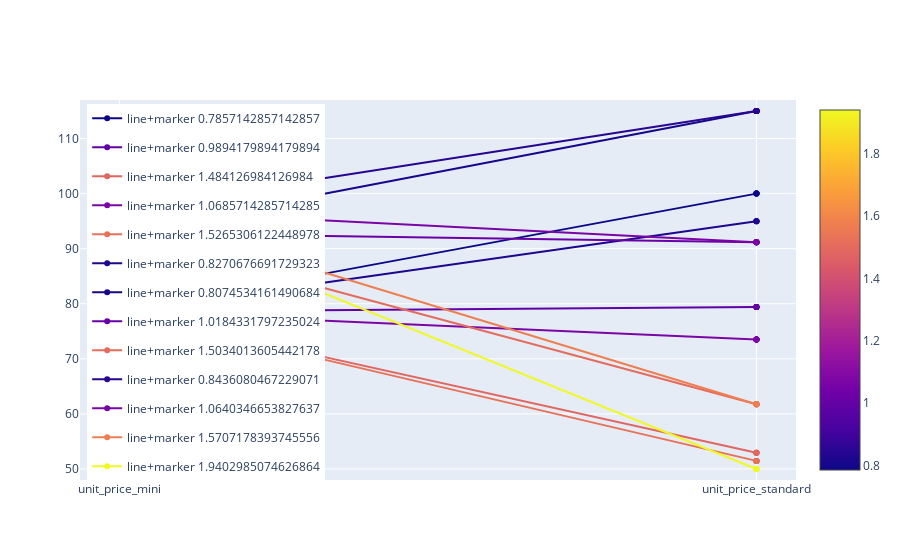

Notebook code cell kept with this figure:
### Code cell
# import plotly.express as px
import plotly.graph_objects as go
import pandas as pd
import numpy as np



df = df[df['brand_name']=='Dior']

# This function allows you to retrieve colors from a continuous color scale
# by providing the name of the color scale, and the normalized location between 0 and 1
# Reference: https://stackoverflow.com/questions/62710057/access-color-from-plotly-color-scale

def get_color(colorscale_name, loc):
    from _plotly_utils.basevalidators import ColorscaleValidator
    # first parameter: Name of the property being validated
    # second parameter: a string, doesn't really matter in our use case
    cv = ColorscaleValidator("colorscale", "")
    # colorscale will be a list of lists: [[loc1, "rgb1"], [loc2, "rgb2"], ...] 
    colorscale = cv.validate_coerce(colorscale_name)
    
    if hasattr(loc, "__iter__"):
        return [get_continuous_color(colorscale, x) for x in loc]
    return get_continuous_color(colorscale, loc)
        

# Identical to Adam's answer
import plotly.colors
from PIL import ImageColor

def get_continuous_color(colorscale, intermed):
    """
    Plotly continuous colorscales assign colors to the range [0, 1]. This function computes the intermediate
    color for any value in that range.

    Plotly doesn't make the colorscales directly accessible in a common format.
    Some are ready to use:
    
        colorscale = plotly.colors.PLOTLY_SCALES["Greens"]

    Others are just swatches that need to be constructed into a colorscale:

        viridis_colors, scale = plotly.colors.convert_colors_to_same_type(plotly.colors.sequential.Viridis)
        colorscale = plotly.colors.make_colorscale(viridis_colors, scale=scale)

    :param colorscale: A plotly continuous colorscale defined with RGB string colors.
    :param intermed: value in the range [0, 1]
    :return: color in rgb string format
    :rtype: str
    """
    if len(colorscale) < 1:
        raise ValueError("colorscale must have at least one color")

    hex_to_rgb = lambda c: "rgb" + str(ImageColor.getcolor(c, "RGB"))

    if intermed <= 0 or len(colorscale) == 1:
        c = colorscale[0][1]
        return c if c[0] != "#" else hex_to_rgb(c)
    if intermed >= 1:
        c = colorscale[-1][1]
        return c if c[0] != "#" else hex_to_rgb(c)

    for cutoff, color in colorscale:
        if intermed > cutoff:
            low_cutoff, low_color = cutoff, color
        else:
            high_cutoff, high_color = cutoff, color
            break

    if (low_color[0] == "#") or (high_color[0] == "#"):
        # some color scale names (such as cividis) returns:
        # [[loc1, "hex1"], [loc2, "hex2"], ...]
        low_color = hex_to_rgb(low_color)
        high_color = hex_to_rgb(high_color)

    return plotly.colors.find_intermediate_color(
        lowcolor=low_color,
        highcolor=high_color,
        intermed=((intermed - low_cutoff) / (high_cutoff - low_cutoff)),
        colortype="rgb",
    )

fig = go.Figure()

## add the lines+markers
for color_val in df.mini_to_standard_ratio.unique():
    color_val_normalized = (color_val - min(df.mini_to_standard_ratio)) / (max(df.mini_to_standard_ratio) - min(df.mini_to_standard_ratio))
    # print(f"color_val={color_val}, color_val_normalized={color_val_normalized}")
    df_subset = df[df['mini_to_standard_ratio'] == color_val]
    fig.add_trace(go.Scatter(
        x=df_subset['variable'],
        y=df_subset['value'],
        mode='lines+markers',
        marker=dict(color=get_color('Plasma', color_val_normalized)),
        name=f"line+marker {color_val}",
        legendgroup=f"line+marker {color_val}"
    ))

## add invisible markers to display the colorbar without displaying the markers
fig.add_trace(go.Scatter(
    x=df['variable'],
    y=df['value'],
    mode='markers',
    marker=dict(
        size=0, 
        color="rgba(0,0,0,0)", 
        colorscale='Plasma', 
        cmin=min(df.mini_to_standard_ratio),
        cmax=max(df.mini_to_standard_ratio),
        colorbar=dict(thickness=40)
    ),
    showlegend=False
))

fig.update_layout(
    legend=dict(
    yanchor="top",
    y=0.99,
    xanchor="left",
    x=0.01),
    yaxis_range=[min(df.value)-2,max(df.value)+2]
)

fig.show()

### Figure 1 — Plotly figure (JSON) as saved in the notebook; plotly's stock layout.template omitted (floating-point values rounded to 4 significant figures; data arrays with more than 128 entries replaced by an {"elided": "..."} marker saying what was removed)
{"data": [{"legendgroup": "line+marker 0.7857142857142857", "marker": {"color": "rgb(13, 8, 135)"}, "mode": "lines+markers", "name": "line+marker 0.7857142857142857", "type": "scatter", "x": ["unit_price_mini", "unit_price_mini", "unit_price_mini", "unit_price_mini", "unit_price_mini", "unit_price_standard", "unit_price_standard", "unit_price_standard", "unit_price_standard", "unit_price_standard"], "y": [78.57, 78.57, 78.57, 78.57, 78.57, 100, 100, 100, 100, 100]}, {"legendgroup": "line+marker 0.9894179894179894", "marker": {"color": "rgb(95.86642043705757, 1.8242536164973833, 164.29085872576178)"}, "mode": "lines+markers", "name": "line+marker 0.9894179894179894", "type": "scatter", "x": ["unit_price_mini", "unit_price_mini", "unit_price_mini", "unit_price_mini", "unit_price_mini", "unit_price_standard", "unit_price_standard", "unit_price_standard", "unit_price_standard", "unit_price_standard"], "y": [78.57, 78.57, 78.57, 78.57, 78.57, 79.41, 79.41, 79.41, 79.41, 79.41]}, {"legendgroup": "line+marker 1.484126984126984", "marker": {"color": "rgb(225.32686980609415, 102.10064635272387, 96.34072022160669)"}, "mode": "lines+markers", "name": "line+marker 1.484126984126984", "type": "scatter", "x": ["unit_price_mini", "unit_price_mini", "unit_price_mini", "unit_price_mini", "unit_price_mini", "unit_price_standard", "unit_price_standard", "unit_price_standard", "unit_price_standard", "unit_price_standard"], "y": [78.57, 78.57, 78.57, 78.57, 78.57, 52.94, 52.94, 52.94, 52.94, 52.94]}, {"legendgroup": "line+marker 1.0685714285714285", "marker": {"color": "rgb(122.60476454293628, 5.507257617728527, 165.95124653739612)"}, "mode": "lines+markers", "name": "line+marker 1.0685714285714285", "type": "scatter", "x": ["unit_price_mini", "unit_price_mini", "unit_price_mini", "unit_price_mini", "unit_price_mini", "unit_price_mini", "unit_price_mini", "unit_price_standard", "unit_price_standard", "unit_price_standard", "unit_price_standard", "unit_price_standard", "unit_price_standard", "unit_price_standard"], "y": [78.57, 78.57, 78.57, 78.57, 78.57, 78.57, 78.57, 73.53, 73.53, 73.53, 73.53, 73.53, 73.53, 73.53]}, {"legendgroup": "line+marker 1.5265306122448978", "marker": {"color": "rgb(232.2681440443213, 113.33889988128212, 88.4078353779185)"}, "mode": "lines+markers", "name": "line+marker 1.5265306122448978", "type": "scatter", "x": ["unit_price_mini", "unit_price_mini", "unit_price_mini", "unit_price_mini", "unit_price_mini", "unit_price_mini", "unit_price_mini", "unit_price_standard", "unit_price_standard", "unit_price_standard", "unit_price_standard", "unit_price_standard", "unit_price_standard", "unit_price_standard"], "y": [78.57, 78.57, 78.57, 78.57, 78.57, 78.57, 78.57, 51.47, 51.47, 51.47, 51.47, 51.47, 51.47, 51.47]}, {"legendgroup": "line+marker 0.8270676691729323", "marker": {"color": "rgb(31.373961218836552, 6.38824901589153, 142.73640472372065)"}, "mode": "lines+markers", "name": "line+marker 0.8270676691729323", "type": "scatter", "x": ["unit_price_mini", "unit_price_mini", "unit_price_mini", "unit_price_mini", "unit_price_standard", "unit_price_standard", "unit_price_standard", "unit_price_standard"], "y": [78.57, 78.57, 78.57, 78.57, 95, 95, 95, 95]}, {"legendgroup": "line+marker 0.8074534161490684", "marker": {"color": "rgb(22.659038901601875, 7.1527158858243975, 139.0669637480429)"}, "mode": "lines+markers", "name": "line+marker 0.8074534161490684", "type": "scatter", "x": ["unit_price_mini", "unit_price_mini", "unit_price_mini", "unit_price_mini", "unit_price_mini", "unit_price_standard", "unit_price_standard", "unit_price_standard", "unit_price_standard", "unit_price_standard"], "y": [92.86, 92.86, 92.86, 92.86, 92.86, 115, 115, 115, 115, 115]}, {"legendgroup": "line+marker 1.0184331797235024", "marker": {"color": "rgb(105.81806809042988, 1.3719059958895512, 166.32642301849702)"}, "mode": "lines+markers", "name": "line+marker 1.0184331797235024", "type": "scatter", "x": ["unit_price_mini", "unit_price_mini", "unit_price_mini", "unit_price_mini", "unit_price_mini", "unit_price_standard", "unit_price_standard", "unit_price_standard", "unit_price_standard", "unit_price_standard"], "y": [92.86, 92.86, 92.86, 92.86, 92.86, 91.18, 91.18, 91.18, 91.18, 91.18]}, {"legendgroup": "line+marker 1.5034013605442178", "marker": {"color": "rgb(228.48199445983383, 107.20894341115952, 92.73486347447563)"}, "mode": "lines+markers", "name": "line+marker 1.5034013605442178", "type": "scatter", "x": ["unit_price_mini", "unit_price_mini", "unit_price_mini", "unit_price_mini", "unit_price_mini", "unit_price_standard", "unit_price_standard", "unit_price_standard", "unit_price_standard", "unit_price_standard"], "y": [92.86, 92.86, 92.86, 92.86, 92.86, 61.76, 61.76, 61.76, 61.76, 61.76]}, {"legendgroup": "line+marker 0.8436080467229071", "marker": {"color": "rgb(38.723112128146425, 5.7435866554257515, 145.8307840539564)"}, "mode": "lines+markers", "name": "line+marker 0.8436080467229071", "type": "scatter", "x": ["unit_price_mini", "unit_price_mini", "unit_price_mini", "unit_price_mini", "unit_price_mini", "unit_price_standard", "unit_price_standard", "unit_price_standard", "unit_price_standard", "unit_price_standard"], "y": [97.01, 97.01, 97.01, 97.01, 97.01, 115, 115, 115, 115, 115]}, {"legendgroup": "line+marker 1.0640346653827637", "marker": {"color": "rgb(121.11947100348499, 4.729246716111185, 166.3048878563131)"}, "mode": "lines+markers", "name": "line+marker 1.0640346653827637", "type": "scatter", "x": ["unit_price_mini", "unit_price_mini", "unit_price_mini", "unit_price_mini", "unit_price_mini", "unit_price_standard", "unit_price_standard", "unit_price_standard", "unit_price_standard", "unit_price_standard"], "y": [97.01, 97.01, 97.01, 97.01, 97.01, 91.18, 91.18, 91.18, 91.18, 91.18]}, {"legendgroup": "line+marker 1.5707178393745556", "marker": {"color": "rgb(238.6675900277008, 125.52631578947364, 80.02216066481998)"}, "mode": "lines+markers", "name": "line+marker 1.5707178393745556", "type": "scatter", "x": ["unit_price_mini", "unit_price_mini", "unit_price_mini", "unit_price_mini", "unit_price_mini", "unit_price_standard", "unit_price_standard", "unit_price_standard", "unit_price_standard", "unit_price_standard"], "y": [97.01, 97.01, 97.01, 97.01, 97.01, 61.76, 61.76, 61.76, 61.76, 61.76]}, {"legendgroup": "line+marker 1.9402985074626864", "marker": {"color": "rgb(240, 249, 33)"}, "mode": "lines+markers", "name": "line+marker 1.9402985074626864", "type": "scatter", "x": ["unit_price_mini", "unit_price_mini", "unit_price_mini", "unit_price_mini", "unit_price_mini", "unit_price_standard", "unit_price_standard", "unit_price_standard", "unit_price_standard", "unit_price_standard"], "y": [97.01, 97.01, 97.01, 97.01, 97.01, 50, 50, 50, 50, 50]}, {"marker": {"cmax": 1.94, "cmin": 0.7857, "color": "rgba(0, 0, 0, 0)", "colorbar": {"thickness": 40}, "colorscale": [[0, "#0d0887"], [0.1111, "#46039f"], [0.2222, "#7201a8"], [0.3333, "#9c179e"], [0.4444, "#bd3786"], [0.5556, "#d8576b"], [0.6667, "#ed7953"], [0.7778, "#fb9f3a"], [0.8889, "#fdca26"], [1, "#f0f921"]], "size": 0}, "mode": "markers", "showlegend": false, "type": "scatter", "x": {"elided": "136 str values"}, "y": {"elided": "136 float values"}}], "layout": {"autosize": true, "legend": {"x": 0.01, "xanchor": "left", "y": 0.99, "yanchor": "top"}, "xaxis": {"autorange": true, "range": [-0.06234, 1.062], "type": "category"}, "yaxis": {"range": [48, 117], "type": "linear"}}}
